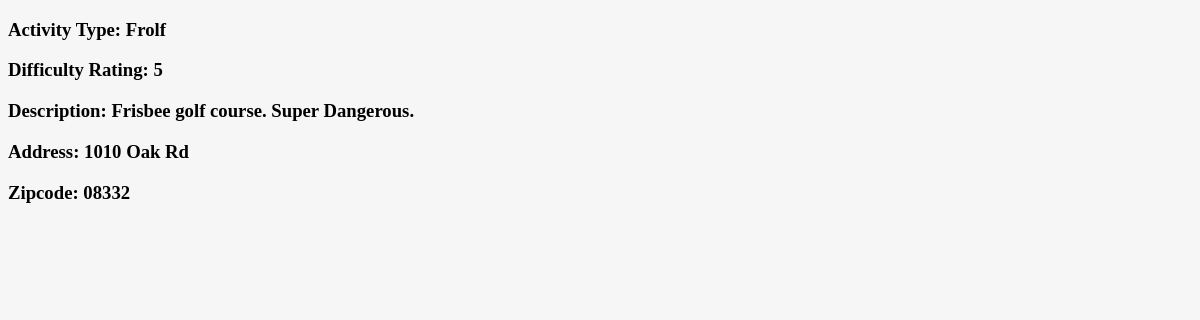
The app's page /dbview/6, older data.
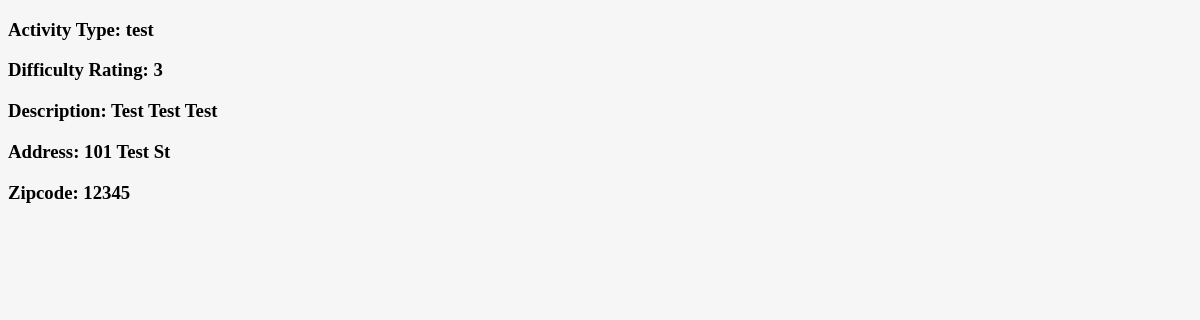
The same page, newer data.
### dbView/models.py (models this page shows, shortened)
class Exercise(models.Model):
	zipcode = models.CharField(max_length=5, null=True)
	address = models.CharField(max_length=200, null=True)
	notes = models.TextField(null=True)
	activityType = models.CharField(max_length=25, null=True)
	difficultyrating = models.CharField(max_length=1, null=True)

### dbView/templates/dbView/exDetail.html
{% extends "dbView/header.html" %}
{% block content %}
	<h3> Activity Type: {{ exercise.activityType }} </h3>
	<h3> Difficulty Rating: {{ exercise.difficultyrating }} </h3>
	<h3> Description: {{ exercise.notes }} </h3>
	<h3> Address: {{ exercise.address }} </h3>
	<h3> Zipcode: {{ exercise.zipcode }} </h3>
{% endblock %}

Row changes from the older to the newer data that the page shows:
changed Exercise: activityType "Frolf" → "test"; difficultyrating "5" → "3"; notes "Frisbee golf course. Super Dangerous." → "Test Test Test"; address "1010 Oak Rd" → "101 Test St"; zipcode "08332" → "12345"
